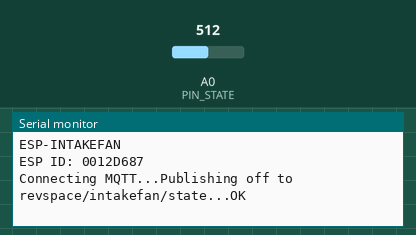
Simulated run of this sketch. Board: ESP8266 (NodeMCU). On the bench: the last lines printed to the serial monitor. The inputs (shaded band) are chosen by the test bench; at power-on: A0 (PIN_STATE) = 512. WiFi joins after 1.5 s; servers stay silent unless stated; no MQTT or app messages arrive unless stated; not simulated (calls return 0 or success): OTA_PASSWORD.h.

Above: at 2.7 s.
2.8 s: A0 (PIN_STATE) set to 716
At 3.7 s:
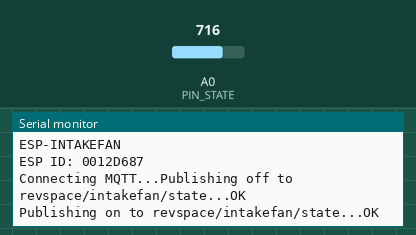
4.5 s: A0 (PIN_STATE) set to 511
At 6.5 s:
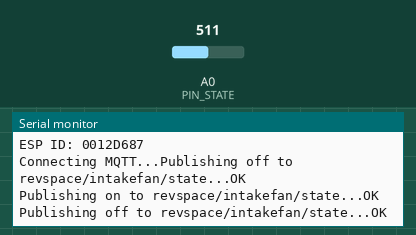

Measured:
- after the input at 2.8 s, the serial monitor: prints a new line after 0.20 s (image 1)
- after the input at 4.5 s, the serial monitor: prints a new line after 0.50 s (image 2)

The sketch:

intakefanreporter.ino
```cpp
#include <Arduino.h>

#include <ArduinoOTA.h>
#include "OTA_PASSWORD.h"
#include <WiFiManager.h>
#include <PubSubClient.h>

#define PIN_STATE   A0

#define MQTT_TOPIC  "revspace/intakefan/state"

static WiFiManager wifiManager;
static WiFiClient wifiClient;
static PubSubClient mqttClient(wifiClient);
static char esp_id[16];

static bool mqtt_send(const char *topic, const char *value, bool retained)
{
    bool result = mqttClient.connected();
    if (result) {
        Serial.print("Publishing ");
        Serial.print(value);
        Serial.print(" to ");
        Serial.print(topic);
        Serial.print("...");
        result = mqttClient.publish(topic, value, retained);
        Serial.println(result ? "OK" : "FAIL");
    }
    return result;
}

void setup(void)
{
    Serial.begin(115200);
    Serial.println("\nESP-INTAKEFAN");

    // get ESP id
    sprintf(esp_id, "%08X", ESP.getChipId());
    Serial.print("ESP ID: ");
    Serial.println(esp_id);

    ArduinoOTA.setHostname("esp-intakefan");
    ArduinoOTA.setPassword(OTA_PASSWORD);
    ArduinoOTA.begin();

    wifiManager.setConfigPortalTimeout(120);
    wifiManager.autoConnect("ESP-INTAKEFAN");

    mqttClient.setServer("mosquitto.space.revspace.nl", 1883);
}

void loop(void)
{
    static unsigned long last_tick = 0;
    static int last_state = -1;
    static int fail_count = 0;

    // check state once a second
    unsigned long tick = millis() / 1000;
    if (tick != last_tick) {
        last_tick = tick;

        // try to stay connected
        if (mqttClient.connected()) {
            fail_count = 0;
        } else {
            Serial.print("Connecting MQTT...");
            if (!mqttClient.connect(esp_id, MQTT_TOPIC, 0, true, "unknown")) {
                fail_count++;
            }
            if (fail_count > 60) {
                Serial.println("MQTT connection failed, restarting ...");
                ESP.restart();
            }
        }

        // send a message if the state changed
        int state = (analogRead(PIN_STATE) > 512);
        if (state != last_state) {
            if (mqtt_send(MQTT_TOPIC, state ? "on" : "off", true)) {
                last_state = state;
            }
        }
    }

    ArduinoOTA.handle();
    mqttClient.loop();
}
```
